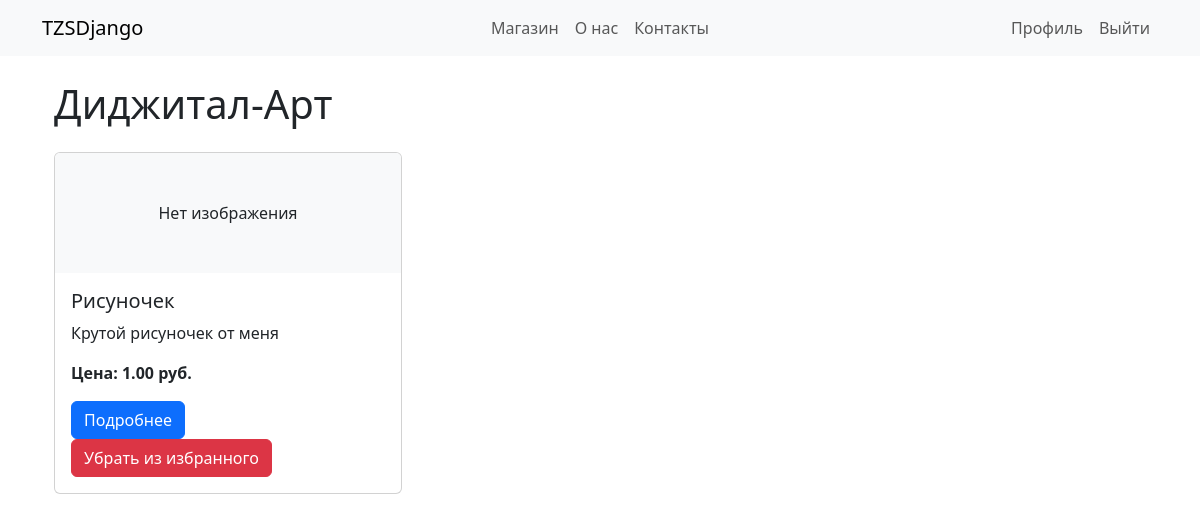
/category/6/ (signed in), run on the app's committed database.
### Store/models.py (models this page shows, shortened)
class Category(models.Model):
    name = models.CharField(max_length=255)

class Product(models.Model):
    category = models.ForeignKey(
        Category, on_delete=models.SET_NULL, null=True, blank=True
    )
    name = models.CharField(max_length=255)
    description = models.TextField()
    price = models.DecimalField(max_digits=10, decimal_places=2)
    image = models.ImageField(upload_to='products/', null=True, blank=True)

### Store/views.py (the view)
# urls.py: path('category/<int:category_id>/', CategoryProductsView, name='category_products'),# Список товаров по категории
def CategoryProductsView(request, category_id):
    category = get_object_or_404(Category, id=category_id)
    products = Product.objects.filter(category=category)
    context = {
        'category': category,
        'products': products
    }
    return render(request, 'category_products.html', context)

### Store/templates/category_products.html (shortened to what this page needs)
{% extends 'base.html' %}
{% block content %}
    <div class="container">
        <h1 class="mb-4">{{ category.name }}</h1>
        {% if products %}
            <div class="row row-cols-1 row-cols-md-3 g-4">
                {% for product in products %}
                    <div class="col">
                        <div class="card h-100">
                            {% if product.image %}
                                <img src="{{ product.image.url }}" class="card-img-top" alt="{{ product.name }}">
                            {% else %}
                                <div class="card-img-top bg-light text-center py-5">Нет изображения</div>
                            {% endif %}
                            <div class="card-body">
                                <h5 class="card-title">{{ product.name }}</h5>
                                {% if product.description %}
                                    <p class="card-text">{{ product.description|truncatewords:20 }}</p>
                                {% endif %}
                                <p class="card-text"><strong>Цена: {{ product.price }} руб.</strong></p>
                                <a href="{% url 'product_detail' product.id %}" class="btn btn-primary">Подробнее</a>
                                {% if request.user.is_authenticated %}
                                    <form action="{% url 'toggle_favorite' product.id %}" method="post">
                                        {% if product in request.user.favorites.all %}
                                            <button type="submit" class="btn btn-danger">Убрать из избранного</button>
                                        {% else %}
                                            <button type="submit" class="btn btn-outline-primary">В избранное</button>
                                        {% endif %}
                                    </form>
                                {% endif %}
                            </div>
                        </div>
                    </div>
                {% endfor %}
            </div>
        {% else %}
            <p>В данной категории пока нет товаров.</p>
        {% endif %}
    </div>
{% endblock %}

### data on the page
Category: name "Диджитал-Арт"
Product: image "Нет изображения", name "Рисуночек", description "Крутой рисуночек от меня", price "1.00", shows "Убрать из избранного"
